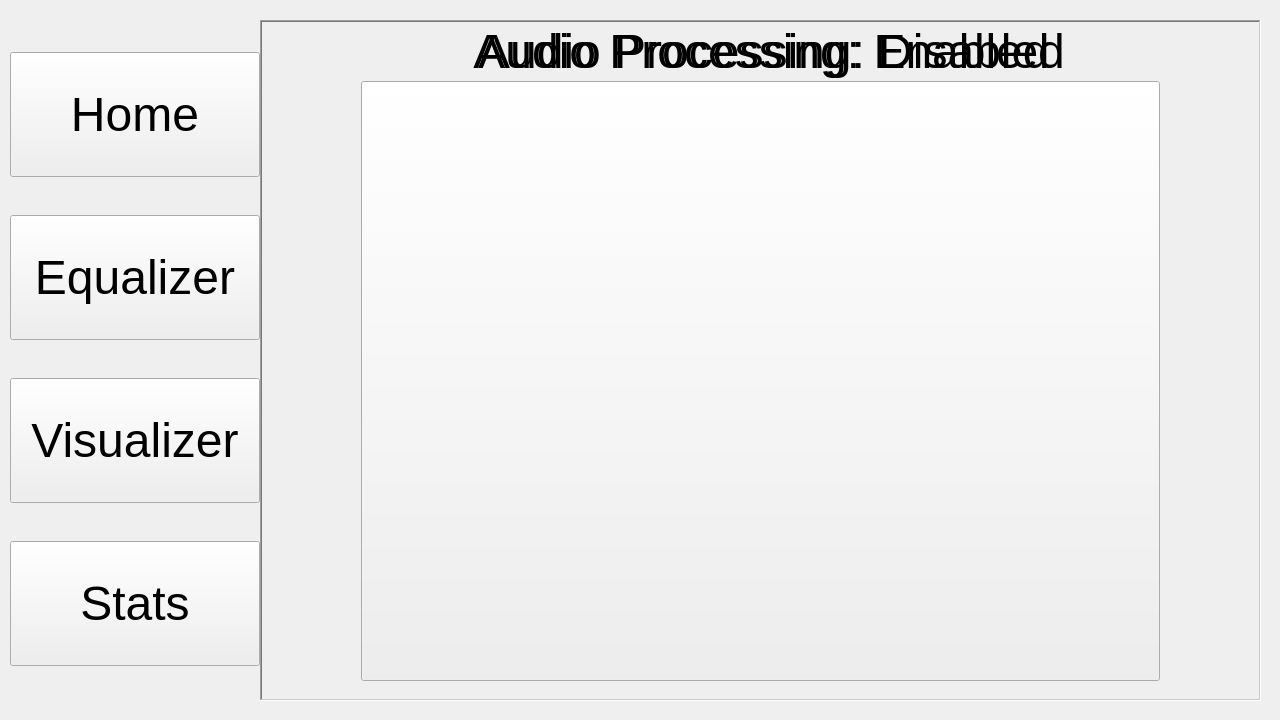
<?xml version="1.0" encoding="UTF-8"?>
<ui version="4.0">
 <class>MainWindow</class>
 <widget class="QMainWindow" name="MainWindow">
  <property name="geometry">
   <rect>
    <x>0</x>
    <y>0</y>
    <width>1280</width>
    <height>720</height>
   </rect>
  </property>
  <property name="palette">
   <palette>
    <active>
     <colorrole role="WindowText">
      <brush brushstyle="SolidPattern">
       <color alpha="255">
        <red>0</red>
        <green>0</green>
        <blue>0</blue>
       </color>
      </brush>
     </colorrole>
     <colorrole role="Button">
      <brush brushstyle="SolidPattern">
       <color alpha="255">
        <red>154</red>
        <green>153</green>
        <blue>150</blue>
       </color>
      </brush>
     </colorrole>
     <colorrole role="Light">
      <brush brushstyle="SolidPattern">
       <color alpha="255">
        <red>231</red>
        <green>230</green>
        <blue>225</blue>
       </color>
      </brush>
     </colorrole>
     <colorrole role="Midlight">
      <brush brushstyle="SolidPattern">
       <color alpha="255">
        <red>192</red>
        <green>191</green>
        <blue>187</blue>
       </color>
      </brush>
     </colorrole>
     <colorrole role="Dark">
      <brush brushstyle="SolidPattern">
       <color alpha="255">
        <red>77</red>
        <green>77</green>
        <blue>75</blue>
       </color>
      </brush>
     </colorrole>
     <colorrole role="Mid">
      <brush brushstyle="SolidPattern">
       <color alpha="255">
        <red>103</red>
        <green>102</green>
        <blue>100</blue>
       </color>
      </brush>
     </colorrole>
     <colorrole role="Text">
      <brush brushstyle="SolidPattern">
       <color alpha="255">
        <red>0</red>
        <green>0</green>
        <blue>0</blue>
       </color>
      </brush>
     </colorrole>
     <colorrole role="BrightText">
      <brush brushstyle="SolidPattern">
       <color alpha="255">
        <red>255</red>
        <green>255</green>
        <blue>255</blue>
       </color>
      </brush>
     </colorrole>
     <colorrole role="ButtonText">
      <brush brushstyle="SolidPattern">
       <color alpha="255">
        <red>0</red>
        <green>0</green>
        <blue>0</blue>
       </color>
      </brush>
     </colorrole>
     <colorrole role="Base">
      <brush brushstyle="SolidPattern">
       <color alpha="255">
        <red>255</red>
        <green>255</green>
        <blue>255</blue>
       </color>
      </brush>
     </colorrole>
     <colorrole role="Window">
      <brush brushstyle="SolidPattern">
       <color alpha="255">
        <red>154</red>
        <green>153</green>
        <blue>150</blue>
       </color>
      </brush>
     </colorrole>
     <colorrole role="Shadow">
      <brush brushstyle="SolidPattern">
       <color alpha="255">
        <red>0</red>
        <green>0</green>
        <blue>0</blue>
       </color>
      </brush>
     </colorrole>
     <colorrole role="AlternateBase">
      <brush brushstyle="SolidPattern">
       <color alpha="255">
        <red>204</red>
        <green>204</green>
        <blue>202</blue>
       </color>
      </brush>
     </colorrole>
     <colorrole role="ToolTipBase">
      <brush brushstyle="SolidPattern">
       <color alpha="255">
        <red>255</red>
        <green>255</green>
        <blue>220</blue>
       </color>
      </brush>
     </colorrole>
     <colorrole role="ToolTipText">
      <brush brushstyle="SolidPattern">
       <color alpha="255">
        <red>0</red>
        <green>0</green>
        <blue>0</blue>
       </color>
      </brush>
     </colorrole>
     <colorrole role="PlaceholderText">
      <brush brushstyle="SolidPattern">
       <color alpha="127">
        <red>0</red>
        <green>0</green>
        <blue>0</blue>
       </color>
      </brush>
     </colorrole>
    </active>
    <inactive>
     <colorrole role="WindowText">
      <brush brushstyle="SolidPattern">
       <color alpha="255">
        <red>0</red>
        <green>0</green>
        <blue>0</blue>
       </color>
      </brush>
     </colorrole>
     <colorrole role="Button">
      <brush brushstyle="SolidPattern">
       <color alpha="255">
        <red>239</red>
        <green>239</green>
        <blue>239</blue>
       </color>
      </brush>
     </colorrole>
     <colorrole role="Light">
      <brush brushstyle="SolidPattern">
       <color alpha="255">
        <red>255</red>
        <green>255</green>
        <blue>255</blue>
       </color>
      </brush>
     </colorrole>
     <colorrole role="Midlight">
      <brush brushstyle="SolidPattern">
       <color alpha="255">
        <red>202</red>
        <green>202</green>
        <blue>202</blue>
       </color>
      </brush>
     </colorrole>
     <colorrole role="Dark">
      <brush brushstyle="SolidPattern">
       <color alpha="255">
        <red>159</red>
        <green>159</green>
        <blue>159</blue>
       </color>
      </brush>
     </colorrole>
     <colorrole role="Mid">
      <brush brushstyle="SolidPattern">
       <color alpha="255">
        <red>184</red>
        <green>184</green>
        <blue>184</blue>
       </color>
      </brush>
     </colorrole>
     <colorrole role="Text">
      <brush brushstyle="SolidPattern">
       <color alpha="255">
        <red>0</red>
        <green>0</green>
        <blue>0</blue>
       </color>
      </brush>
     </colorrole>
     <colorrole role="BrightText">
      <brush brushstyle="SolidPattern">
       <color alpha="255">
        <red>255</red>
        <green>255</green>
        <blue>255</blue>
       </color>
      </brush>
     </colorrole>
     <colorrole role="ButtonText">
      <brush brushstyle="SolidPattern">
       <color alpha="255">
        <red>0</red>
        <green>0</green>
        <blue>0</blue>
       </color>
      </brush>
     </colorrole>
     <colorrole role="Base">
      <brush brushstyle="SolidPattern">
       <color alpha="255">
        <red>255</red>
        <green>255</green>
        <blue>255</blue>
       </color>
      </brush>
     </colorrole>
     <colorrole role="Window">
      <brush brushstyle="SolidPattern">
       <color alpha="255">
        <red>239</red>
        <green>239</green>
        <blue>239</blue>
       </color>
      </brush>
     </colorrole>
     <colorrole role="Shadow">
      <brush brushstyle="SolidPattern">
       <color alpha="255">
        <red>118</red>
        <green>118</green>
        <blue>118</blue>
       </color>
      </brush>
     </colorrole>
     <colorrole role="AlternateBase">
      <brush brushstyle="SolidPattern">
       <color alpha="255">
        <red>247</red>
        <green>247</green>
        <blue>247</blue>
       </color>
      </brush>
     </colorrole>
     <colorrole role="ToolTipBase">
      <brush brushstyle="SolidPattern">
       <color alpha="255">
        <red>255</red>
        <green>255</green>
        <blue>220</blue>
       </color>
      </brush>
     </colorrole>
     <colorrole role="ToolTipText">
      <brush brushstyle="SolidPattern">
       <color alpha="255">
        <red>0</red>
        <green>0</green>
        <blue>0</blue>
       </color>
      </brush>
     </colorrole>
     <colorrole role="PlaceholderText">
      <brush brushstyle="SolidPattern">
       <color alpha="128">
        <red>0</red>
        <green>0</green>
        <blue>0</blue>
       </color>
      </brush>
     </colorrole>
    </inactive>
    <disabled>
     <colorrole role="WindowText">
      <brush brushstyle="SolidPattern">
       <color alpha="255">
        <red>77</red>
        <green>77</green>
        <blue>75</blue>
       </color>
      </brush>
     </colorrole>
     <colorrole role="Button">
      <brush brushstyle="SolidPattern">
       <color alpha="255">
        <red>154</red>
        <green>153</green>
        <blue>150</blue>
       </color>
      </brush>
     </colorrole>
     <colorrole role="Light">
      <brush brushstyle="SolidPattern">
       <color alpha="255">
        <red>231</red>
        <green>230</green>
        <blue>225</blue>
       </color>
      </brush>
     </colorrole>
     <colorrole role="Midlight">
      <brush brushstyle="SolidPattern">
       <color alpha="255">
        <red>192</red>
        <green>191</green>
        <blue>187</blue>
       </color>
      </brush>
     </colorrole>
     <colorrole role="Dark">
      <brush brushstyle="SolidPattern">
       <color alpha="255">
        <red>77</red>
        <green>77</green>
        <blue>75</blue>
       </color>
      </brush>
     </colorrole>
     <colorrole role="Mid">
      <brush brushstyle="SolidPattern">
       <color alpha="255">
        <red>103</red>
        <green>102</green>
        <blue>100</blue>
       </color>
      </brush>
     </colorrole>
     <colorrole role="Text">
      <brush brushstyle="SolidPattern">
       <color alpha="255">
        <red>77</red>
        <green>77</green>
        <blue>75</blue>
       </color>
      </brush>
     </colorrole>
     <colorrole role="BrightText">
      <brush brushstyle="SolidPattern">
       <color alpha="255">
        <red>255</red>
        <green>255</green>
        <blue>255</blue>
       </color>
      </brush>
     </colorrole>
     <colorrole role="ButtonText">
      <brush brushstyle="SolidPattern">
       <color alpha="255">
        <red>77</red>
        <green>77</green>
        <blue>75</blue>
       </color>
      </brush>
     </colorrole>
     <colorrole role="Base">
      <brush brushstyle="SolidPattern">
       <color alpha="255">
        <red>154</red>
        <green>153</green>
        <blue>150</blue>
       </color>
      </brush>
     </colorrole>
     <colorrole role="Window">
      <brush brushstyle="SolidPattern">
       <color alpha="255">
        <red>154</red>
        <green>153</green>
        <blue>150</blue>
       </color>
      </brush>
     </colorrole>
     <colorrole role="Shadow">
      <brush brushstyle="SolidPattern">
       <color alpha="255">
        <red>177</red>
        <green>177</green>
        <blue>177</blue>
       </color>
      </brush>
     </colorrole>
     <colorrole role="AlternateBase">
      <brush brushstyle="SolidPattern">
       <color alpha="255">
        <red>247</red>
        <green>247</green>
        <blue>247</blue>
       </color>
      </brush>
     </colorrole>
     <colorrole role="ToolTipBase">
      <brush brushstyle="SolidPattern">
       <color alpha="255">
        <red>255</red>
        <green>255</green>
        <blue>220</blue>
       </color>
      </brush>
     </colorrole>
     <colorrole role="ToolTipText">
      <brush brushstyle="SolidPattern">
       <color alpha="255">
        <red>0</red>
        <green>0</green>
        <blue>0</blue>
       </color>
      </brush>
     </colorrole>
     <colorrole role="PlaceholderText">
      <brush brushstyle="SolidPattern">
       <color alpha="128">
        <red>0</red>
        <green>0</green>
        <blue>0</blue>
       </color>
      </brush>
     </colorrole>
    </disabled>
   </palette>
  </property>
  <property name="windowTitle">
   <string>BadMouth</string>
  </property>
  <property name="autoFillBackground">
   <bool>false</bool>
  </property>
  <property name="animated">
   <bool>false</bool>
  </property>
  <widget class="QWidget" name="centralwidget">
   <widget class="QWidget" name="verticalLayoutWidget">
    <property name="geometry">
     <rect>
      <x>10</x>
      <y>20</y>
      <width>268</width>
      <height>681</height>
     </rect>
    </property>
    <layout class="QVBoxLayout" name="verticalLayout_buttons">
     <item>
      <widget class="QPushButton" name="pushButton_home">
       <property name="sizePolicy">
        <sizepolicy hsizetype="Minimum" vsizetype="Minimum">
         <horstretch>0</horstretch>
         <verstretch>0</verstretch>
        </sizepolicy>
       </property>
       <property name="maximumSize">
        <size>
         <width>250</width>
         <height>125</height>
        </size>
       </property>
       <property name="baseSize">
        <size>
         <width>0</width>
         <height>0</height>
        </size>
       </property>
       <property name="font">
        <font>
         <family>Ubuntu</family>
         <pointsize>36</pointsize>
         <bold>false</bold>
         <stylestrategy>PreferDefault</stylestrategy>
         <kerning>true</kerning>
        </font>
       </property>
       <property name="autoFillBackground">
        <bool>false</bool>
       </property>
       <property name="text">
        <string>Home</string>
       </property>
       <property name="default">
        <bool>false</bool>
       </property>
      </widget>
     </item>
     <item>
      <widget class="QPushButton" name="pushButton_eq">
       <property name="sizePolicy">
        <sizepolicy hsizetype="Minimum" vsizetype="Minimum">
         <horstretch>0</horstretch>
         <verstretch>0</verstretch>
        </sizepolicy>
       </property>
       <property name="maximumSize">
        <size>
         <width>250</width>
         <height>125</height>
        </size>
       </property>
       <property name="baseSize">
        <size>
         <width>0</width>
         <height>0</height>
        </size>
       </property>
       <property name="font">
        <font>
         <family>Ubuntu</family>
         <pointsize>36</pointsize>
         <bold>false</bold>
         <stylestrategy>PreferDefault</stylestrategy>
         <kerning>true</kerning>
        </font>
       </property>
       <property name="autoFillBackground">
        <bool>false</bool>
       </property>
       <property name="text">
        <string>Equalizer</string>
       </property>
      </widget>
     </item>
     <item>
      <widget class="QPushButton" name="pushButton_vis">
       <property name="sizePolicy">
        <sizepolicy hsizetype="Minimum" vsizetype="Minimum">
         <horstretch>0</horstretch>
         <verstretch>0</verstretch>
        </sizepolicy>
       </property>
       <property name="maximumSize">
        <size>
         <width>250</width>
         <height>125</height>
        </size>
       </property>
       <property name="baseSize">
        <size>
         <width>0</width>
         <height>0</height>
        </size>
       </property>
       <property name="font">
        <font>
         <family>Ubuntu</family>
         <pointsize>36</pointsize>
         <bold>false</bold>
         <stylestrategy>PreferDefault</stylestrategy>
         <kerning>true</kerning>
        </font>
       </property>
       <property name="autoFillBackground">
        <bool>false</bool>
       </property>
       <property name="text">
        <string>Visualizer</string>
       </property>
      </widget>
     </item>
     <item>
      <widget class="QPushButton" name="pushButton_stats">
       <property name="sizePolicy">
        <sizepolicy hsizetype="Minimum" vsizetype="Minimum">
         <horstretch>0</horstretch>
         <verstretch>0</verstretch>
        </sizepolicy>
       </property>
       <property name="maximumSize">
        <size>
         <width>250</width>
         <height>125</height>
        </size>
       </property>
       <property name="baseSize">
        <size>
         <width>0</width>
         <height>0</height>
        </size>
       </property>
       <property name="font">
        <font>
         <family>Ubuntu</family>
         <pointsize>36</pointsize>
         <bold>false</bold>
         <stylestrategy>PreferDefault</stylestrategy>
         <kerning>true</kerning>
        </font>
       </property>
       <property name="autoFillBackground">
        <bool>false</bool>
       </property>
       <property name="text">
        <string>Stats</string>
       </property>
      </widget>
     </item>
    </layout>
   </widget>
   <widget class="QFrame" name="frame_content">
    <property name="geometry">
     <rect>
      <x>260</x>
      <y>20</y>
      <width>1001</width>
      <height>681</height>
     </rect>
    </property>
    <property name="palette">
     <palette>
      <active>
       <colorrole role="WindowText">
        <brush brushstyle="SolidPattern">
         <color alpha="255">
          <red>0</red>
          <green>0</green>
          <blue>0</blue>
         </color>
        </brush>
       </colorrole>
       <colorrole role="Button">
        <brush brushstyle="SolidPattern">
         <color alpha="255">
          <red>154</red>
          <green>153</green>
          <blue>150</blue>
         </color>
        </brush>
       </colorrole>
       <colorrole role="Light">
        <brush brushstyle="SolidPattern">
         <color alpha="255">
          <red>231</red>
          <green>230</green>
          <blue>225</blue>
         </color>
        </brush>
       </colorrole>
       <colorrole role="Midlight">
        <brush brushstyle="SolidPattern">
         <color alpha="255">
          <red>192</red>
          <green>191</green>
          <blue>187</blue>
         </color>
        </brush>
       </colorrole>
       <colorrole role="Dark">
        <brush brushstyle="SolidPattern">
         <color alpha="255">
          <red>77</red>
          <green>77</green>
          <blue>75</blue>
         </color>
        </brush>
       </colorrole>
       <colorrole role="Mid">
        <brush brushstyle="SolidPattern">
         <color alpha="255">
          <red>103</red>
          <green>102</green>
          <blue>100</blue>
         </color>
        </brush>
       </colorrole>
       <colorrole role="Text">
        <brush brushstyle="SolidPattern">
         <color alpha="255">
          <red>0</red>
          <green>0</green>
          <blue>0</blue>
         </color>
        </brush>
       </colorrole>
       <colorrole role="BrightText">
        <brush brushstyle="SolidPattern">
         <color alpha="255">
          <red>255</red>
          <green>255</green>
          <blue>255</blue>
         </color>
        </brush>
       </colorrole>
       <colorrole role="ButtonText">
        <brush brushstyle="SolidPattern">
         <color alpha="255">
          <red>0</red>
          <green>0</green>
          <blue>0</blue>
         </color>
        </brush>
       </colorrole>
       <colorrole role="Base">
        <brush brushstyle="SolidPattern">
         <color alpha="255">
          <red>255</red>
          <green>255</green>
          <blue>255</blue>
         </color>
        </brush>
       </colorrole>
       <colorrole role="Window">
        <brush brushstyle="SolidPattern">
         <color alpha="255">
          <red>154</red>
          <green>153</green>
          <blue>150</blue>
         </color>
        </brush>
       </colorrole>
       <colorrole role="Shadow">
        <brush brushstyle="SolidPattern">
         <color alpha="255">
          <red>0</red>
          <green>0</green>
          <blue>0</blue>
         </color>
        </brush>
       </colorrole>
       <colorrole role="AlternateBase">
        <brush brushstyle="SolidPattern">
         <color alpha="255">
          <red>204</red>
          <green>204</green>
          <blue>202</blue>
         </color>
        </brush>
       </colorrole>
       <colorrole role="ToolTipBase">
        <brush brushstyle="SolidPattern">
         <color alpha="255">
          <red>255</red>
          <green>255</green>
          <blue>220</blue>
         </color>
        </brush>
       </colorrole>
       <colorrole role="ToolTipText">
        <brush brushstyle="SolidPattern">
         <color alpha="255">
          <red>0</red>
          <green>0</green>
          <blue>0</blue>
         </color>
        </brush>
       </colorrole>
       <colorrole role="PlaceholderText">
        <brush brushstyle="SolidPattern">
         <color alpha="127">
          <red>0</red>
          <green>0</green>
          <blue>0</blue>
         </color>
        </brush>
       </colorrole>
      </active>
      <inactive>
       <colorrole role="WindowText">
        <brush brushstyle="SolidPattern">
         <color alpha="255">
          <red>0</red>
          <green>0</green>
          <blue>0</blue>
         </color>
        </brush>
       </colorrole>
       <colorrole role="Button">
        <brush brushstyle="SolidPattern">
         <color alpha="255">
          <red>239</red>
          <green>239</green>
          <blue>239</blue>
         </color>
        </brush>
       </colorrole>
       <colorrole role="Light">
        <brush brushstyle="SolidPattern">
         <color alpha="255">
          <red>255</red>
          <green>255</green>
          <blue>255</blue>
         </color>
        </brush>
       </colorrole>
       <colorrole role="Midlight">
        <brush brushstyle="SolidPattern">
         <color alpha="255">
          <red>202</red>
          <green>202</green>
          <blue>202</blue>
         </color>
        </brush>
       </colorrole>
       <colorrole role="Dark">
        <brush brushstyle="SolidPattern">
         <color alpha="255">
          <red>159</red>
          <green>159</green>
          <blue>159</blue>
         </color>
        </brush>
       </colorrole>
       <colorrole role="Mid">
        <brush brushstyle="SolidPattern">
         <color alpha="255">
          <red>184</red>
          <green>184</green>
          <blue>184</blue>
         </color>
        </brush>
       </colorrole>
       <colorrole role="Text">
        <brush brushstyle="SolidPattern">
         <color alpha="255">
          <red>0</red>
          <green>0</green>
          <blue>0</blue>
         </color>
        </brush>
       </colorrole>
       <colorrole role="BrightText">
        <brush brushstyle="SolidPattern">
         <color alpha="255">
          <red>255</red>
          <green>255</green>
          <blue>255</blue>
         </color>
        </brush>
       </colorrole>
       <colorrole role="ButtonText">
        <brush brushstyle="SolidPattern">
         <color alpha="255">
          <red>0</red>
          <green>0</green>
          <blue>0</blue>
         </color>
        </brush>
       </colorrole>
       <colorrole role="Base">
        <brush brushstyle="SolidPattern">
         <color alpha="255">
          <red>255</red>
          <green>255</green>
          <blue>255</blue>
         </color>
        </brush>
       </colorrole>
       <colorrole role="Window">
        <brush brushstyle="SolidPattern">
         <color alpha="255">
          <red>239</red>
          <green>239</green>
          <blue>239</blue>
         </color>
        </brush>
       </colorrole>
       <colorrole role="Shadow">
        <brush brushstyle="SolidPattern">
         <color alpha="255">
          <red>118</red>
          <green>118</green>
          <blue>118</blue>
         </color>
        </brush>
       </colorrole>
       <colorrole role="AlternateBase">
        <brush brushstyle="SolidPattern">
         <color alpha="255">
          <red>247</red>
          <green>247</green>
          <blue>247</blue>
         </color>
        </brush>
       </colorrole>
       <colorrole role="ToolTipBase">
        <brush brushstyle="SolidPattern">
         <color alpha="255">
          <red>255</red>
          <green>255</green>
          <blue>220</blue>
         </color>
        </brush>
       </colorrole>
       <colorrole role="ToolTipText">
        <brush brushstyle="SolidPattern">
         <color alpha="255">
          <red>0</red>
          <green>0</green>
          <blue>0</blue>
         </color>
        </brush>
       </colorrole>
       <colorrole role="PlaceholderText">
        <brush brushstyle="SolidPattern">
         <color alpha="128">
          <red>0</red>
          <green>0</green>
          <blue>0</blue>
         </color>
        </brush>
       </colorrole>
      </inactive>
      <disabled>
       <colorrole role="WindowText">
        <brush brushstyle="SolidPattern">
         <color alpha="255">
          <red>77</red>
          <green>77</green>
          <blue>75</blue>
         </color>
        </brush>
       </colorrole>
       <colorrole role="Button">
        <brush brushstyle="SolidPattern">
         <color alpha="255">
          <red>154</red>
          <green>153</green>
          <blue>150</blue>
         </color>
        </brush>
       </colorrole>
       <colorrole role="Light">
        <brush brushstyle="SolidPattern">
         <color alpha="255">
          <red>231</red>
          <green>230</green>
          <blue>225</blue>
         </color>
        </brush>
       </colorrole>
       <colorrole role="Midlight">
        <brush brushstyle="SolidPattern">
         <color alpha="255">
          <red>192</red>
          <green>191</green>
          <blue>187</blue>
         </color>
        </brush>
       </colorrole>
       <colorrole role="Dark">
        <brush brushstyle="SolidPattern">
         <color alpha="255">
          <red>77</red>
          <green>77</green>
          <blue>75</blue>
         </color>
        </brush>
       </colorrole>
       <colorrole role="Mid">
        <brush brushstyle="SolidPattern">
         <color alpha="255">
          <red>103</red>
          <green>102</green>
          <blue>100</blue>
         </color>
        </brush>
       </colorrole>
       <colorrole role="Text">
        <brush brushstyle="SolidPattern">
         <color alpha="255">
          <red>77</red>
          <green>77</green>
          <blue>75</blue>
         </color>
        </brush>
       </colorrole>
       <colorrole role="BrightText">
        <brush brushstyle="SolidPattern">
         <color alpha="255">
          <red>255</red>
          <green>255</green>
          <blue>255</blue>
         </color>
        </brush>
       </colorrole>
       <colorrole role="ButtonText">
        <brush brushstyle="SolidPattern">
         <color alpha="255">
          <red>77</red>
          <green>77</green>
          <blue>75</blue>
         </color>
        </brush>
       </colorrole>
       <colorrole role="Base">
        <brush brushstyle="SolidPattern">
         <color alpha="255">
          <red>154</red>
          <green>153</green>
          <blue>150</blue>
         </color>
        </brush>
       </colorrole>
       <colorrole role="Window">
        <brush brushstyle="SolidPattern">
         <color alpha="255">
          <red>154</red>
          <green>153</green>
          <blue>150</blue>
         </color>
        </brush>
       </colorrole>
       <colorrole role="Shadow">
        <brush brushstyle="SolidPattern">
         <color alpha="255">
          <red>177</red>
          <green>177</green>
          <blue>177</blue>
         </color>
        </brush>
       </colorrole>
       <colorrole role="AlternateBase">
        <brush brushstyle="SolidPattern">
         <color alpha="255">
          <red>247</red>
          <green>247</green>
          <blue>247</blue>
         </color>
        </brush>
       </colorrole>
       <colorrole role="ToolTipBase">
        <brush brushstyle="SolidPattern">
         <color alpha="255">
          <red>255</red>
          <green>255</green>
          <blue>220</blue>
         </color>
        </brush>
       </colorrole>
       <colorrole role="ToolTipText">
        <brush brushstyle="SolidPattern">
         <color alpha="255">
          <red>0</red>
          <green>0</green>
          <blue>0</blue>
         </color>
        </brush>
       </colorrole>
       <colorrole role="PlaceholderText">
        <brush brushstyle="SolidPattern">
         <color alpha="128">
          <red>0</red>
          <green>0</green>
          <blue>0</blue>
         </color>
        </brush>
       </colorrole>
      </disabled>
     </palette>
    </property>
    <property name="font">
     <font>
      <pointsize>10</pointsize>
     </font>
    </property>
    <property name="autoFillBackground">
     <bool>false</bool>
    </property>
    <property name="frameShape">
     <enum>QFrame::WinPanel</enum>
    </property>
    <property name="frameShadow">
     <enum>QFrame::Sunken</enum>
    </property>
    <property name="lineWidth">
     <number>0</number>
    </property>
    <property name="midLineWidth">
     <number>0</number>
    </property>
    <widget class="QStackedWidget" name="stackedWidget_content">
     <property name="geometry">
      <rect>
       <x>1</x>
       <y>1</y>
       <width>999</width>
       <height>679</height>
      </rect>
     </property>
     <property name="currentIndex">
      <number>0</number>
     </property>
     <property name="" stdset="0">
      <number>0</number>
     </property>
     <widget class="QWidget" name="page_home">
      <widget class="QPushButton" name="pushButton_pato">
       <property name="enabled">
        <bool>true</bool>
       </property>
       <property name="geometry">
        <rect>
         <x>100</x>
         <y>60</y>
         <width>799</width>
         <height>600</height>
        </rect>
       </property>
       <property name="sizePolicy">
        <sizepolicy hsizetype="Minimum" vsizetype="Minimum">
         <horstretch>0</horstretch>
         <verstretch>0</verstretch>
        </sizepolicy>
       </property>
       <property name="minimumSize">
        <size>
         <width>0</width>
         <height>0</height>
        </size>
       </property>
       <property name="font">
        <font>
         <pointsize>36</pointsize>
        </font>
       </property>
       <property name="text">
        <string/>
       </property>
       <property name="icon">
        <iconset>
         <normaloff>bad duck.png</normaloff>
         <normalon>good duck.png</normalon>
         <disabledoff>bad duck.png</disabledoff>
         <activeoff>bad duck.png</activeoff>
         <selectedoff>bad duck.png</selectedoff>bad duck.png</iconset>
       </property>
       <property name="iconSize">
        <size>
         <width>600</width>
         <height>600</height>
        </size>
       </property>
       <property name="checkable">
        <bool>true</bool>
       </property>
       <property name="checked">
        <bool>false</bool>
       </property>
      </widget>
      <widget class="QLabel" name="label_enabled">
       <property name="geometry">
        <rect>
         <x>100</x>
         <y>0</y>
         <width>801</width>
         <height>61</height>
        </rect>
       </property>
       <property name="font">
        <font>
         <pointsize>36</pointsize>
        </font>
       </property>
       <property name="text">
        <string>Audio Processing: Enabled</string>
       </property>
       <property name="alignment">
        <set>Qt::AlignCenter</set>
       </property>
      </widget>
      <widget class="QLabel" name="label_disabled">
       <property name="geometry">
        <rect>
         <x>110</x>
         <y>0</y>
         <width>801</width>
         <height>61</height>
        </rect>
       </property>
       <property name="font">
        <font>
         <pointsize>36</pointsize>
        </font>
       </property>
       <property name="text">
        <string>Audio Processing: Disabled</string>
       </property>
       <property name="alignment">
        <set>Qt::AlignCenter</set>
       </property>
      </widget>
     </widget>
     <widget class="QWidget" name="page_eq">
      <widget class="QWidget" name="horizontalLayoutWidget">
       <property name="geometry">
        <rect>
         <x>20</x>
         <y>120</y>
         <width>961</width>
         <height>261</height>
        </rect>
       </property>
       <layout class="QHBoxLayout" name="horizontalLayout">
        <property name="spacing">
         <number>150</number>
        </property>
        <property name="sizeConstraint">
         <enum>QLayout::SetDefaultConstraint</enum>
        </property>
        <item>
         <widget class="QDial" name="dial_bass">
          <property name="minimum">
           <number>-11</number>
          </property>
          <property name="maximum">
           <number>11</number>
          </property>
          <property name="notchesVisible">
           <bool>true</bool>
          </property>
         </widget>
        </item>
        <item>
         <widget class="QDial" name="dial_mid">
          <property name="minimum">
           <number>-11</number>
          </property>
          <property name="maximum">
           <number>11</number>
          </property>
          <property name="notchesVisible">
           <bool>true</bool>
          </property>
         </widget>
        </item>
        <item>
         <widget class="QDial" name="dial_treb">
          <property name="minimum">
           <number>-11</number>
          </property>
          <property name="maximum">
           <number>11</number>
          </property>
          <property name="notchesVisible">
           <bool>true</bool>
          </property>
         </widget>
        </item>
       </layout>
      </widget>
      <widget class="QWidget" name="horizontalLayoutWidget_2">
       <property name="geometry">
        <rect>
         <x>20</x>
         <y>40</y>
         <width>961</width>
         <height>82</height>
        </rect>
       </property>
       <layout class="QHBoxLayout" name="horizontalLayout_eq_labels">
        <property name="spacing">
         <number>150</number>
        </property>
        <item>
         <widget class="QLabel" name="label_bass">
          <property name="font">
           <font>
            <pointsize>36</pointsize>
           </font>
          </property>
          <property name="text">
           <string>Bass</string>
          </property>
          <property name="alignment">
           <set>Qt::AlignCenter</set>
          </property>
         </widget>
        </item>
        <item>
         <widget class="QLabel" name="label_mid">
          <property name="font">
           <font>
            <pointsize>36</pointsize>
           </font>
          </property>
          <property name="text">
           <string>Mid</string>
          </property>
          <property name="alignment">
           <set>Qt::AlignCenter</set>
          </property>
         </widget>
        </item>
        <item>
         <widget class="QLabel" name="label_treb">
          <property name="font">
           <font>
            <pointsize>36</pointsize>
           </font>
          </property>
          <property name="text">
           <string>Treble</string>
          </property>
          <property name="alignment">
           <set>Qt::AlignCenter</set>
          </property>
         </widget>
        </item>
       </layout>
      </widget>
      <widget class="QWidget" name="horizontalLayoutWidget_3">
       <property name="geometry">
        <rect>
         <x>19</x>
         <y>379</y>
         <width>961</width>
         <height>91</height>
        </rect>
       </property>
       <layout class="QHBoxLayout" name="horizontalLayout_eq_7segs">
        <item>
         <widget class="QLCDNumber" name="lcdNumber_bass">
          <property name="frameShadow">
           <enum>QFrame::Sunken</enum>
          </property>
         </widget>
        </item>
        <item>
         <widget class="QLCDNumber" name="lcdNumber_2">
          <property name="frameShadow">
           <enum>QFrame::Sunken</enum>
          </property>
         </widget>
        </item>
        <item>
         <widget class="QLCDNumber" name="lcdNumber_treble">
          <property name="frameShadow">
           <enum>QFrame::Sunken</enum>
          </property>
         </widget>
        </item>
       </layout>
      </widget>
     </widget>
     <widget class="QWidget" name="page_vis">
      <widget class="QWidget" name="gridLayoutWidget">
       <property name="geometry">
        <rect>
         <x>9</x>
         <y>9</y>
         <width>981</width>
         <height>661</height>
        </rect>
       </property>
       <layout class="QGridLayout" name="gridLayout_plot"/>
      </widget>
     </widget>
     <widget class="QWidget" name="page_stats">
      <widget class="QLabel" name="label_2">
       <property name="geometry">
        <rect>
         <x>280</x>
         <y>50</y>
         <width>521</width>
         <height>161</height>
        </rect>
       </property>
       <property name="font">
        <font>
         <pointsize>36</pointsize>
        </font>
       </property>
       <property name="text">
        <string>Bad Words Blocked</string>
       </property>
      </widget>
      <widget class="QLCDNumber" name="lcdNumber_4">
       <property name="geometry">
        <rect>
         <x>400</x>
         <y>160</y>
         <width>171</width>
         <height>91</height>
        </rect>
       </property>
       <property name="frameShape">
        <enum>QFrame::Panel</enum>
       </property>
       <property name="frameShadow">
        <enum>QFrame::Sunken</enum>
       </property>
       <property name="intValue" stdset="0">
        <number>12642</number>
       </property>
      </widget>
      <widget class="QWidget" name="gridLayoutWidget_2">
       <property name="geometry">
        <rect>
         <x>40</x>
         <y>260</y>
         <width>933</width>
         <height>301</height>
        </rect>
       </property>
       <layout class="QGridLayout" name="gridLayout">
        <item row="1" column="0">
         <widget class="QLabel" name="label_3">
          <property name="font">
           <font>
            <pointsize>32</pointsize>
           </font>
          </property>
          <property name="text">
           <string>Sh*ts Disposed of:</string>
          </property>
         </widget>
        </item>
        <item row="0" column="1">
         <widget class="QLCDNumber" name="lcdNumber">
          <property name="frameShape">
           <enum>QFrame::Panel</enum>
          </property>
          <property name="frameShadow">
           <enum>QFrame::Sunken</enum>
          </property>
          <property name="intValue" stdset="0">
           <number>9469</number>
          </property>
         </widget>
        </item>
        <item row="0" column="2">
         <widget class="QLabel" name="label_4">
          <property name="font">
           <font>
            <pointsize>32</pointsize>
           </font>
          </property>
          <property name="text">
           <string>D*cks Blocked:</string>
          </property>
         </widget>
        </item>
        <item row="1" column="1">
         <widget class="QLCDNumber" name="lcdNumber_3">
          <property name="frameShape">
           <enum>QFrame::Panel</enum>
          </property>
          <property name="frameShadow">
           <enum>QFrame::Sunken</enum>
          </property>
          <property name="intValue" stdset="0">
           <number>1620</number>
          </property>
         </widget>
        </item>
        <item row="0" column="0">
         <widget class="QLabel" name="label">
          <property name="font">
           <font>
            <pointsize>32</pointsize>
           </font>
          </property>
          <property name="text">
           <string>F-Bombs dropped:</string>
          </property>
         </widget>
        </item>
        <item row="0" column="3">
         <widget class="QLCDNumber" name="lcdNumber_5">
          <property name="frameShape">
           <enum>QFrame::Panel</enum>
          </property>
          <property name="frameShadow">
           <enum>QFrame::Sunken</enum>
          </property>
          <property name="intValue" stdset="0">
           <number>573</number>
          </property>
         </widget>
        </item>
        <item row="1" column="2">
         <widget class="QLabel" name="label_5">
          <property name="font">
           <font>
            <pointsize>32</pointsize>
           </font>
          </property>
          <property name="text">
           <string>A**es Covered:</string>
          </property>
         </widget>
        </item>
        <item row="1" column="3">
         <widget class="QLCDNumber" name="lcdNumber_6">
          <property name="frameShape">
           <enum>QFrame::Panel</enum>
          </property>
          <property name="frameShadow">
           <enum>QFrame::Sunken</enum>
          </property>
          <property name="intValue" stdset="0">
           <number>120</number>
          </property>
         </widget>
        </item>
       </layout>
      </widget>
      <widget class="QLabel" name="label_6">
       <property name="geometry">
        <rect>
         <x>150</x>
         <y>580</y>
         <width>571</width>
         <height>71</height>
        </rect>
       </property>
       <property name="font">
        <font>
         <pointsize>32</pointsize>
        </font>
       </property>
       <property name="text">
        <string>Other Nasty Words Spoken:</string>
       </property>
      </widget>
      <widget class="QLCDNumber" name="lcdNumber_7">
       <property name="geometry">
        <rect>
         <x>690</x>
         <y>580</y>
         <width>181</width>
         <height>81</height>
        </rect>
       </property>
       <property name="frameShape">
        <enum>QFrame::Panel</enum>
       </property>
       <property name="frameShadow">
        <enum>QFrame::Sunken</enum>
       </property>
       <property name="intValue" stdset="0">
        <number>860</number>
       </property>
      </widget>
      <widget class="QPushButton" name="pushButton">
       <property name="geometry">
        <rect>
         <x>840</x>
         <y>20</y>
         <width>141</width>
         <height>51</height>
        </rect>
       </property>
       <property name="text">
        <string>RESET STATS</string>
       </property>
      </widget>
     </widget>
    </widget>
   </widget>
   <zorder>frame_content</zorder>
   <zorder>verticalLayoutWidget</zorder>
  </widget>
 </widget>
 <resources/>
 <connections>
  <connection>
   <sender>dial_mid</sender>
   <signal>valueChanged(int)</signal>
   <receiver>lcdNumber_2</receiver>
   <slot>display(int)</slot>
   <hints>
    <hint type="sourcelabel">
     <x>701</x>
     <y>240</y>
    </hint>
    <hint type="destinationlabel">
     <x>755</x>
     <y>445</y>
    </hint>
   </hints>
  </connection>
  <connection>
   <sender>dial_bass</sender>
   <signal>valueChanged(int)</signal>
   <receiver>lcdNumber_bass</receiver>
   <slot>display(int)</slot>
   <hints>
    <hint type="sourcelabel">
     <x>425</x>
     <y>221</y>
    </hint>
    <hint type="destinationlabel">
     <x>536</x>
     <y>459</y>
    </hint>
   </hints>
  </connection>
  <connection>
   <sender>dial_treb</sender>
   <signal>valueChanged(int)</signal>
   <receiver>lcdNumber_treble</receiver>
   <slot>display(int)</slot>
   <hints>
    <hint type="sourcelabel">
     <x>1102</x>
     <y>214</y>
    </hint>
    <hint type="destinationlabel">
     <x>1130</x>
     <y>461</y>
    </hint>
   </hints>
  </connection>
  <connection>
   <sender>pushButton_pato</sender>
   <signal>toggled(bool)</signal>
   <receiver>label_disabled</receiver>
   <slot>setHidden(bool)</slot>
   <hints>
    <hint type="sourcelabel">
     <x>417</x>
     <y>289</y>
    </hint>
    <hint type="destinationlabel">
     <x>333</x>
     <y>153</y>
    </hint>
   </hints>
  </connection>
  <connection>
   <sender>pushButton_pato</sender>
   <signal>toggled(bool)</signal>
   <receiver>label_enabled</receiver>
   <slot>setVisible(bool)</slot>
   <hints>
    <hint type="sourcelabel">
     <x>1146</x>
     <y>185</y>
    </hint>
    <hint type="destinationlabel">
     <x>1083</x>
     <y>74</y>
    </hint>
   </hints>
  </connection>
 </connections>
</ui>
